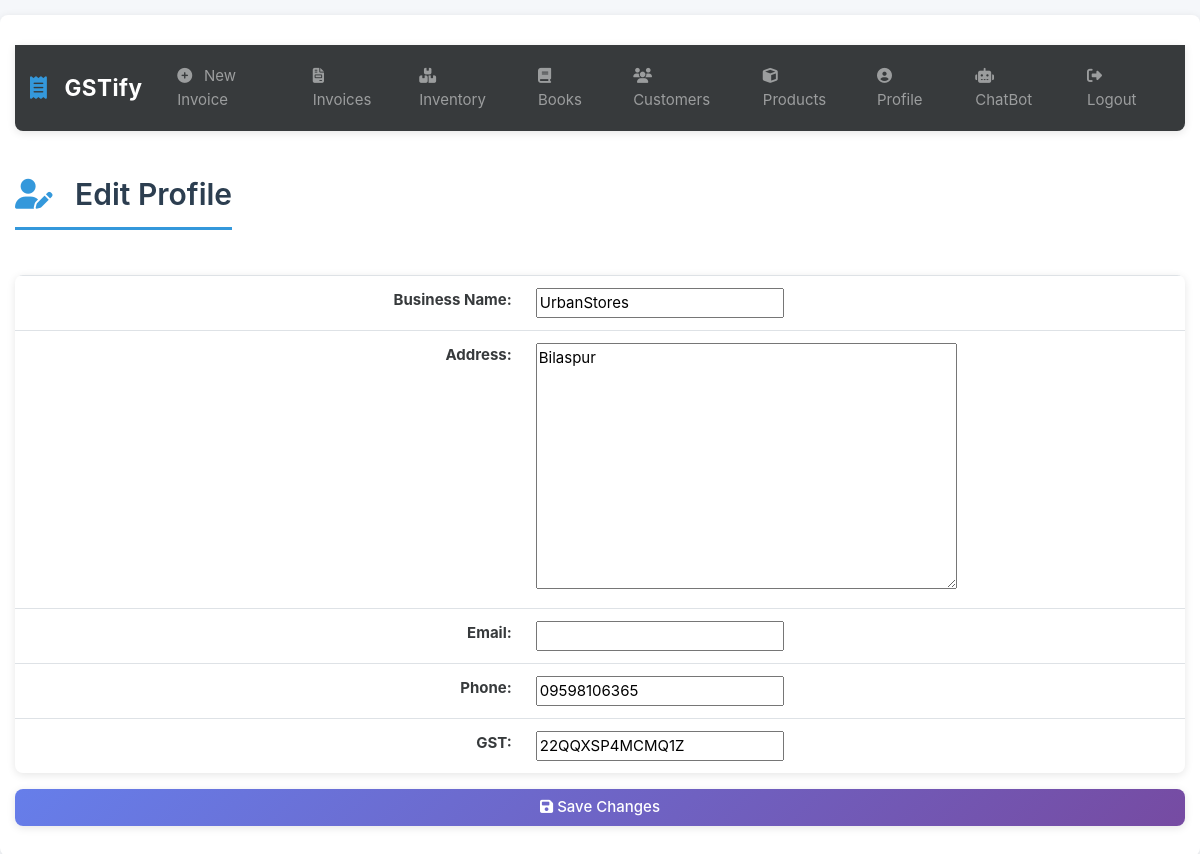
/profile/edit (signed in), run on the app's committed database.
### gstbillingapp/models.py (models this page shows, shortened)
class UserProfile(models.Model):
    user = models.OneToOneField(User, on_delete=models.CASCADE)
    business_title = models.CharField(max_length=100, blank=True, null=True)
    business_address = models.TextField(max_length=400, blank=True, null=True)
    business_email = models.EmailField(blank=True, null=True)
    business_phone = models.CharField(max_length=20, blank=True, null=True)
    business_gst = models.CharField(max_length=15, blank=True, null=True)

### gstbillingapp/views.py (the view)
# urls.py: path('profile/edit', views.user_profile_edit, name='user_profile_edit'),
@login_required
def user_profile_edit(request):
    context = {}
    user_profile = get_object_or_404(UserProfile, user=request.user)
    context['user_profile_form'] = UserProfileForm(instance=user_profile)
    if request.method == "POST":
        user_profile_form = UserProfileForm(request.POST, instance=user_profile)
        user_profile_form.save()
        return redirect('user_profile')
    return render(request, 'gstbillingapp/user_profile_edit.html', context)

### gstbillingapp/forms.py
class UserProfileForm(ModelForm):
    def __init__(self, *args, **kwargs):
        super(UserProfileForm, self).__init__(*args, **kwargs)
        self.fields['business_title'].required = True
    class Meta:
        model = UserProfile
        fields = ['business_title', 'business_address', 'business_email', 'business_phone', 'business_gst']

### gstbillingapp/templates/gstbillingapp/user_profile_edit.html (shortened to what this page needs)
{% extends "gstbillingapp/base.html" %}
{% load static %}
{% block content %}
<h2><i class="fas fa-user-edit"></i> Edit Profile</h2>
<form method="POST">
	<table class="table">
		<tbody class="two-col-form">
			<tr>
				<th scope="row" class="text-right">Business Name:</th>
				<td class="form-input-td customer_search_area">{{user_profile_form.business_title}}</td>
			</tr>
			<tr>
				<th scope="row" class="text-right">Address:</th>
				<td class="form-input-td">{{user_profile_form.business_address}}</td>
			</tr>
			<tr>
				<th scope="row" class="text-right">Email:</th>
				<td class="form-input-td">{{user_profile_form.business_email}}</td>
			</tr>
			<tr>
				<th scope="row" class="text-right">Phone:</th>
				<td class="form-input-td">{{user_profile_form.business_phone}}</td>
			</tr>
			<tr>
				<th scope="row" class="text-right">GST:</th>
				<td class="form-input-td" pattern="([A-Za-z0-9]{15})|(^$)">{{user_profile_form.business_gst}}</td>
			</tr>
		</tbody>
	</table>
	<button type="submit" class="btn btn-primary btn-block"><i class="fas fa-save"></i> Save Changes</button>
</form>
{% endblock %}

### gstbillingapp/static/gstbillingapp/main.css (style rules this page uses)
:root { --primary-color: #2c3e50; --secondary-color: #3498db; --success-color: #27ae60; --danger-color: #e74c3c; --warning-color: #f39c12; --info-color: #17a2b8; --light-bg: #f8f9fa; --border-radius: 8px; --transition: all 0.3s ease; --shadow: 0 2px 8px rgba(0, 0, 0, 0.1); --shadow-hover: 0 4px 12px rgba(0, 0, 0, 0.15); }
body { font-family: -apple-system, BlinkMacSystemFont, 'Segoe UI', Roboto, 'Helvetica Neue', Arial, sans-serif; background-color: #f5f7fa; color: #333; line-height: 1.6; }
html { scroll-behavior: smooth; }
.table { border-radius: var(--border-radius); overflow: hidden; box-shadow: var(--shadow); }
.two-col-form td, .two-col-form th { width: 25%; }
.btn { border-radius: var(--border-radius); padding: 0.5em 1.2em; font-weight: 500; transition: var(--transition); border: none; box-shadow: var(--shadow); }
.btn-primary { background: linear-gradient(135deg, #667eea 0%, #764ba2 100%); }
h2 { color: var(--primary-color); font-weight: 600; margin-bottom: 1.5em; margin-top: 0.5em; padding-bottom: 0.5em; border-bottom: 3px solid var(--secondary-color); display: inline-block; }
h2 i { color: var(--secondary-color); margin-right: 0.5em; }

### data on the page
UserProfile: business_title "UrbanStores", business_address "Bilaspur", business_phone "09598106365", business_gst "22QQXSP4MCMQ1Z"
